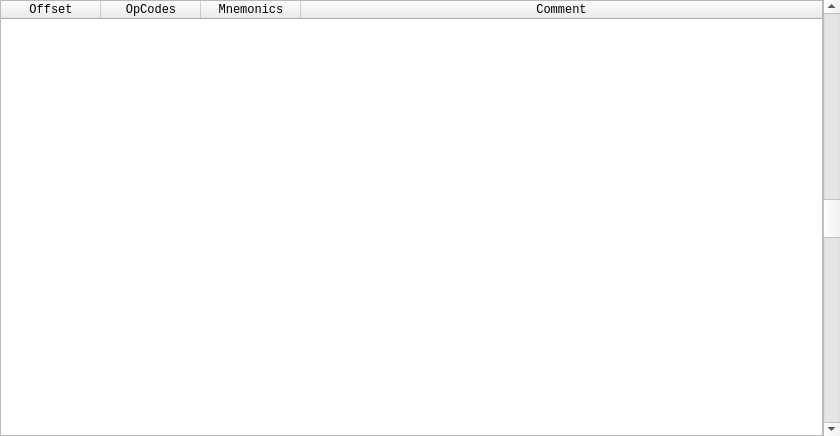
<?xml version="1.0" encoding="UTF-8"?>
<ui version="4.0">
 <class>qtDLGDisassemblerClass</class>
 <widget class="QWidget" name="qtDLGDisassemblerClass">
  <property name="geometry">
   <rect>
    <x>0</x>
    <y>0</y>
    <width>840</width>
    <height>436</height>
   </rect>
  </property>
  <property name="windowTitle">
   <string>Form</string>
  </property>
  <layout class="QHBoxLayout" name="horizontalLayout">
   <property name="spacing">
    <number>0</number>
   </property>
   <property name="leftMargin">
    <number>0</number>
   </property>
   <property name="topMargin">
    <number>0</number>
   </property>
   <property name="rightMargin">
    <number>0</number>
   </property>
   <property name="bottomMargin">
    <number>0</number>
   </property>
   <item>
    <widget class="QTableWidget" name="tblDisAs">
     <property name="minimumSize">
      <size>
       <width>700</width>
       <height>0</height>
      </size>
     </property>
     <property name="maximumSize">
      <size>
       <width>16777215</width>
       <height>16777215</height>
      </size>
     </property>
     <property name="font">
      <font>
       <family>Lucida Console</family>
      </font>
     </property>
     <property name="contextMenuPolicy">
      <enum>Qt::CustomContextMenu</enum>
     </property>
     <property name="midLineWidth">
      <number>0</number>
     </property>
     <property name="verticalScrollBarPolicy">
      <enum>Qt::ScrollBarAlwaysOff</enum>
     </property>
     <property name="editTriggers">
      <set>QAbstractItemView::NoEditTriggers</set>
     </property>
     <property name="selectionBehavior">
      <enum>QAbstractItemView::SelectRows</enum>
     </property>
     <property name="horizontalScrollMode">
      <enum>QAbstractItemView::ScrollPerPixel</enum>
     </property>
     <property name="showGrid">
      <bool>false</bool>
     </property>
     <attribute name="horizontalHeaderVisible">
      <bool>true</bool>
     </attribute>
     <attribute name="horizontalHeaderStretchLastSection">
      <bool>true</bool>
     </attribute>
     <attribute name="verticalHeaderVisible">
      <bool>false</bool>
     </attribute>
     <attribute name="verticalHeaderDefaultSectionSize">
      <number>11</number>
     </attribute>
     <attribute name="verticalHeaderMinimumSectionSize">
      <number>11</number>
     </attribute>
     <column>
      <property name="text">
       <string>Offset</string>
      </property>
     </column>
     <column>
      <property name="text">
       <string>OpCodes</string>
      </property>
     </column>
     <column>
      <property name="text">
       <string>Mnemonics</string>
      </property>
     </column>
     <column>
      <property name="text">
       <string>Comment</string>
      </property>
     </column>
    </widget>
   </item>
   <item>
    <widget class="QScrollBar" name="scrollDisAs">
     <property name="sizePolicy">
      <sizepolicy hsizetype="Fixed" vsizetype="Expanding">
       <horstretch>0</horstretch>
       <verstretch>0</verstretch>
      </sizepolicy>
     </property>
     <property name="minimumSize">
      <size>
       <width>17</width>
       <height>0</height>
      </size>
     </property>
     <property name="maximumSize">
      <size>
       <width>17</width>
       <height>16777215</height>
      </size>
     </property>
     <property name="maximum">
      <number>10</number>
     </property>
     <property name="pageStep">
      <number>1</number>
     </property>
     <property name="value">
      <number>5</number>
     </property>
     <property name="orientation">
      <enum>Qt::Vertical</enum>
     </property>
    </widget>
   </item>
  </layout>
 </widget>
 <resources/>
 <connections/>
</ui>
